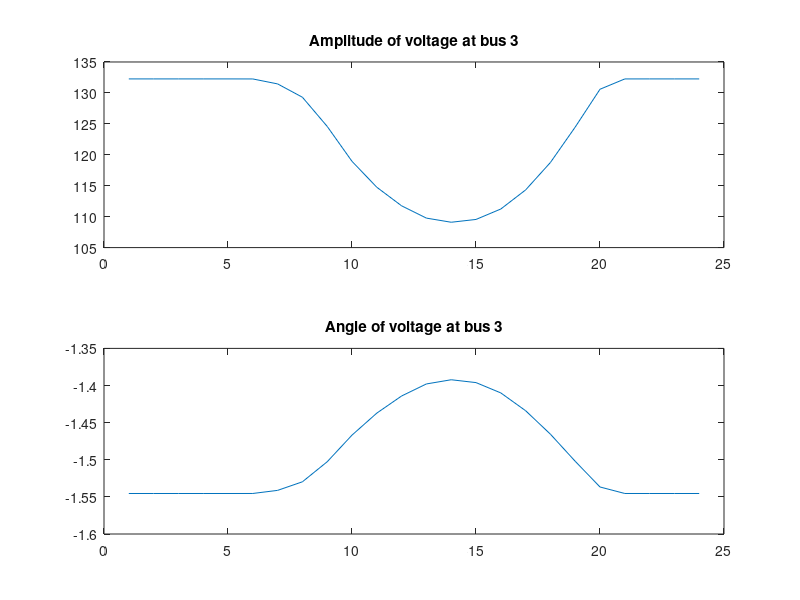

The MATLAB source for this figure:
%%
clear; clc;
P = [0.00
0.00
0.00
0.00
0.00
0.73
94.38
347.58
909.59
1597.18
2120.44
2503.61
2761.14
2848.73
2789.38
2570.07
2175.81
1620.66
922.78
195.55
0.37
0.00
0.00
0.00
];

P = -P;

S12 = complex(P + 11121.8, 6183);
z = complex(0.0412, 0.0625);
v1 = 7.2;

v2 = v1 - S12*z/v1;

S23 = complex(P + 9412.6, 5306.2);
v3 = zeros(24,1);
for i = 1:24
    v3(i) = v2(i) - S23(i)*z/v2(i);
end

% how to plot?
amp_v3 = zeros(24, 1);
ang_v3 = zeros(24, 1);
for i = 1:24
    amp_v3(i) = sqrt(real(v3(i))^2 + imag(v3(i))^2);
    ang_v3(i) = angle(v3(i));
end

figure;
subplot(2,1,1);
plot(amp_v3);
title('Amplitude of voltage at bus 3');
subplot(2,1,2);
plot(ang_v3);
title('Angle of voltage at bus 3');